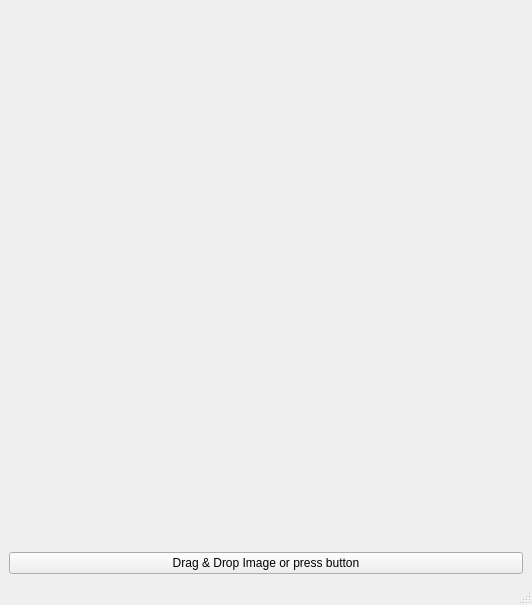
<?xml version="1.0" encoding="UTF-8"?>
<ui version="4.0">
 <class>StartWindow</class>
 <widget class="QMainWindow" name="StartWindow">
  <property name="geometry">
   <rect>
    <x>0</x>
    <y>0</y>
    <width>532</width>
    <height>605</height>
   </rect>
  </property>
  <property name="windowTitle">
   <string>MainWindow</string>
  </property>
  <widget class="QWidget" name="centralwidget">
   <layout class="QGridLayout" name="gridLayout">
    <item row="0" column="0">
     <layout class="QVBoxLayout" name="verticalLayout">
      <item>
       <widget class="QLabel" name="label">
        <property name="sizePolicy">
         <sizepolicy hsizetype="Preferred" vsizetype="Preferred">
          <horstretch>0</horstretch>
          <verstretch>0</verstretch>
         </sizepolicy>
        </property>
        <property name="text">
         <string/>
        </property>
        <property name="pixmap">
         <pixmap resource="resource.qrc">:/templates/templates/layout.png</pixmap>
        </property>
        <property name="scaledContents">
         <bool>true</bool>
        </property>
       </widget>
      </item>
      <item>
       <widget class="QPushButton" name="pushButton">
        <property name="text">
         <string>Drag &amp;&amp; Drop Image or press button</string>
        </property>
       </widget>
      </item>
     </layout>
    </item>
   </layout>
  </widget>
  <widget class="QMenuBar" name="menubar">
   <property name="geometry">
    <rect>
     <x>0</x>
     <y>0</y>
     <width>532</width>
     <height>22</height>
    </rect>
   </property>
  </widget>
  <widget class="QStatusBar" name="statusbar"/>
 </widget>
 <resources>
  <include location="resource.qrc"/>
 </resources>
 <connections/>
</ui>
